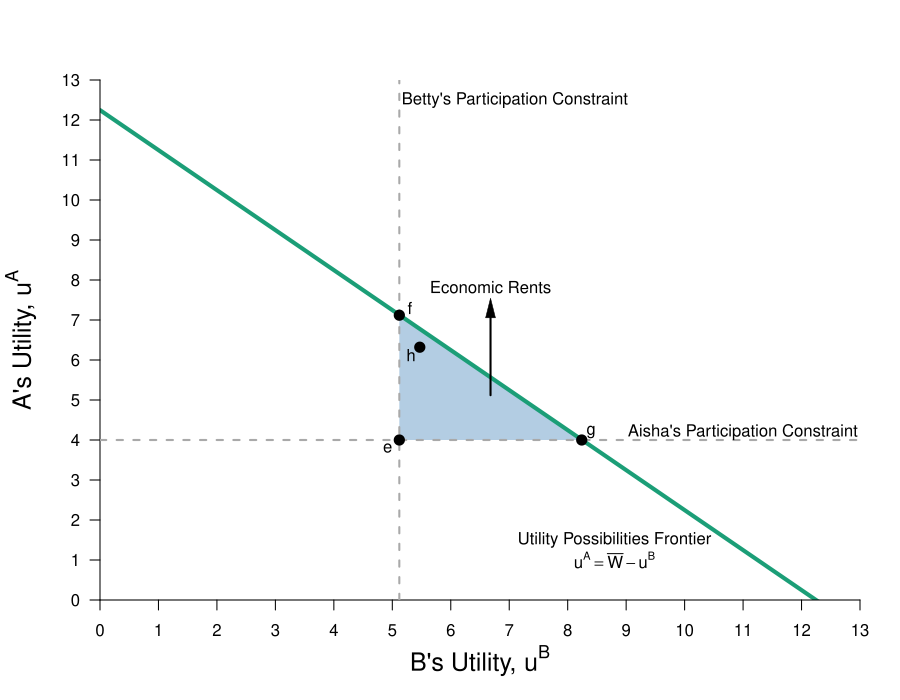

Reproduce this figure in R.
require(ggplot2)
require(shape)
require(plotrix)
pdf(file = "bfh-textbook/property/property_upf_histpow.pdf", width = 9, height = 7)

#Set parameters for graphics
axislabelsize <- 1.5
graphlinewidth <- 4
arrowwidth <- 0.5

upf <- function(ub) {
  12.24745 - ub
}


#Notes
#ua = (xa^0.5)*(ya^0.5)
#ub = ((10-xa)^05)*((15-ya)^0.5)

#ua = (10^0.5)*(15^0.5) = 12.24745
#ua_e = u(8,2) = (8^0.5)*(2^0.5) = 4

#Point g
# => x^A = 4/((3/2)^0.5) = 3.27 => x^B = 6.73
# => y^A = 3/2(x^A) = 4.9 => y^B = 10.1
#ua_g(4.9^0.5)*(3.27^0.5) = 4.002874
#ub_g(6.73^0.5)*(10.1^0.5) = 8.244574
#W = (4.002874^0.5)*(8.244574^0.5) = 5.744736

COL <- c("#1B9E77", "#D95F02", "#fbb4ae", "#b3cde3", "#E7298A", "#66A61E", "#E6AB02", "#A6761D", "#666666")
#COL <- c("#7fc97f", "#beaed4", "#fdc086", "#ffff99")
par(mar =  c(5, 5, 4, 2))
xlims <- c(0, 13)
ylims <- c(0, 13)


plot(0, 0, xlim = xlims, ylim = ylims, type = "n",
     xlab = expression(paste("B's Utility, ", u^B)),
     ylab = expression(paste("A's Utility, ", u^A)),
     xaxt = "n", 
     yaxt = "n", 
     cex.lab = axislabelsize, 
     bty = "n",
     xaxs="i", 
     yaxs="i")

npts <- 500 
npts2 <- 501
#Specify the sequences of points for graphing. 
xx1 <- seq(xlims[1], xlims[2], length.out = npts)
xx2 <- seq(xlims[1], xlims[2], length.out = npts)
xx3 <- seq(xlims[1], xlims[2], length.out = npts2)

#polygons
#I need something like xx1 with npts for 
xpoly1 <- c(5.12, 8.245, 5.12, 5.12)
ypoly1 <- c(4, 4, 7.12, 4)
polygon(x = xpoly1, y = ypoly1, col=COL[4], density=NULL, border = NA)

#xpoly2 = c(0, 0, 12.24745, xlims[2], xlims[2], 0)
#ypoly2 = c(ylims[2], 12.24745, 0, 0, ylims[2], ylims[2])
#polygon(x = xpoly2, y = ypoly2, col=COL[4], density=NULL, border = NA)



#Draw the lines for the graphs
lines(xx1, upf(xx1), col = COL[1], lwd = graphlinewidth)

#Customize ticks and labels for the plot
ticksy <- seq(from = ylims[1], to = ylims[2], by = 1)
ylabels <- seq(from = ylims[1], to = ylims[2], by = 1)
ticksx <- seq(from =  xlims[1], to = xlims[2], by = 1)
xlabels <- seq(from = xlims[1], to = xlims[2], by = 1)
axis(1, at = ticksx, pos = 0, labels = xlabels)
axis(2, at = ticksy, pos = 0, labels = ylabels, las = 1)

#Annotation of the  graphs
#UPF
text(8.8, 1.5, expression(paste("Utility Possibilities Frontier")))
text(8.8, 1, expression(paste(u^A == bar(W) - u^B)))

#SWF
#text(11.5, 4.5, expression(paste("Social Planner's")))
#text(11.5, 4, expression(paste("Iso-welfare Curves")))

#Annotate Point f
#u^A = (5.84^0.5)*(8.77^0.5) = 7.16
#u^B = (4.16^0.5)*(6.23^0.5) = 5.09
#W = (7.16^0.5)*(5.09^0.5) = 6.03692

#points(5.09, 7.15, pch = 16, col = "black", cex = 1.5)
#text(5.3, 7.3, expression(f))


#Annotate Point i
#(5^0.5)*(7.5^0.5) = 6.123724
#W = (6.123724^0.5)(6.123724^0.5) = 6.123724
#points(6.123724, 6.123724, pch = 16, col = "black", cex = 1.5)
#text(6.3, 6.3, expression(i))

#Annotate point g
#ua_g(4.9^0.5)*(3.27^0.5) = 4.002874
#ub_g(6.73^0.5)*(10.1^0.5) = 8.244574
#W = (4.002874^0.5)*(8.244574^0.5) = 5.744736
#points(8.24, 4, pch = 16, col = "black", cex = 1.5)
#text(8.4, 4.2, expression(g))

#Annotate point e.
#ua_e = (8^0.5)*(2^0.5) = 4
#ub_e = (2^0.5)*(13.1^0.5) = 5.118594
#W = (4^0.5)*(5.118594^0.5) = 4.524862
segments(0, 4, 13, 4, lty = 2, col = "darkgray", lwd = 2)
segments(5.12, 0, 5.12, 13, lty = 2, col = "darkgray", lwd = 2)
#Annotate e
points(5.12, 4, pch = 16, col = "black", cex = 1.5)
text(4.92, 3.8, expression(e))

#Annotate f
points(5.12, 7.12, pch = 16, col = "black", cex = 1.5)
text(5.3, 7.3, expression(f))
#Annotate g
points(8.24, 4, pch = 16, col = "black", cex = 1.5)
text(8.4, 4.2, expression(g))

#Label economic rents
#Arrow to Slope of BRF
Arrows(6.68, 5.12, 6.68, 7.3, col = "black", lty = 1, lwd = 2, arr.type = "triangle", arr.lwd = arrowwidth)
text(6.68, 7.82, expression(paste("Economic Rents")))

#Point h
#points(4, 10, pch = 16, col = "black", cex = 1.5)
#u^A_h(6, 5) = (6^0.5)*(5^0.5) = 5.477226
#u^A_h(4,10) = (4^0.5)*(10^0.5) = 6.324555
points(5.47, 6.32, pch = 16, col = "black", cex = 1.5)
text(5.32, 6.12, expression(h))

#Label Participation Constraints
#Aisha's
text(11, 4.2, expression(paste("Aisha's Participation Constraint")))

#Betty's
text(7.1, 12.5, expression(paste("Betty's Participation Constraint")))


dev.off()
